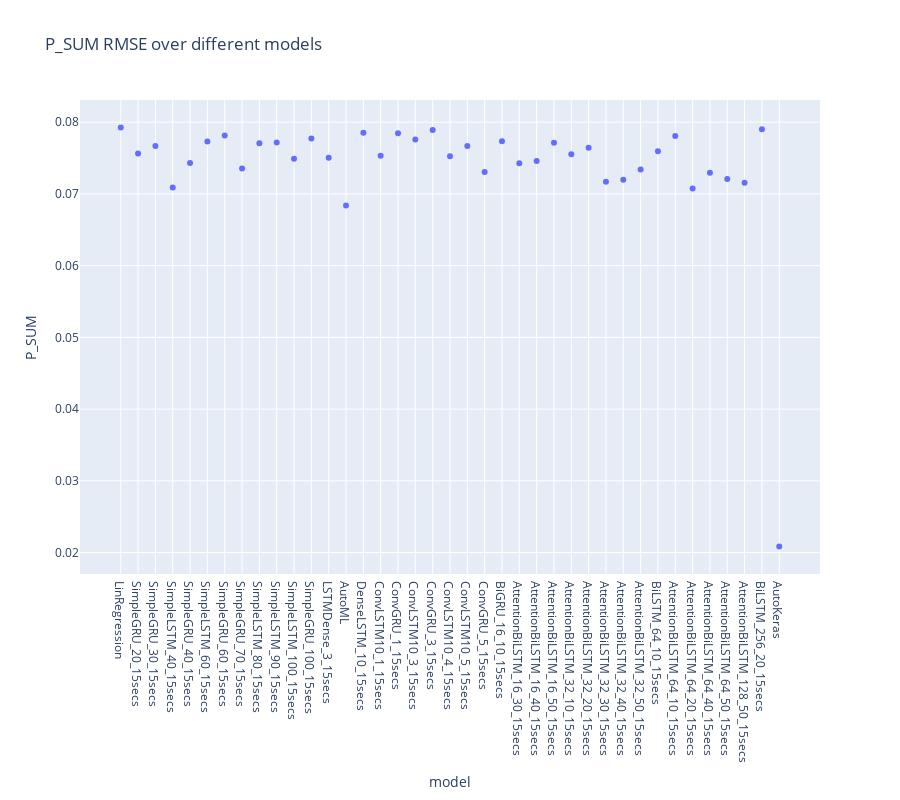
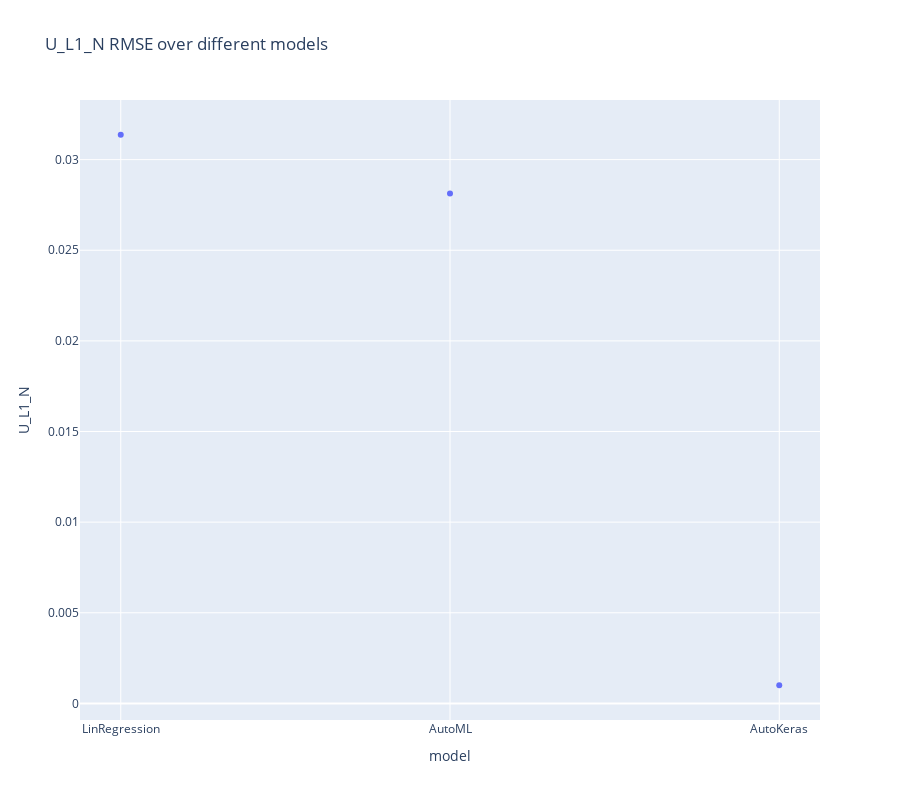
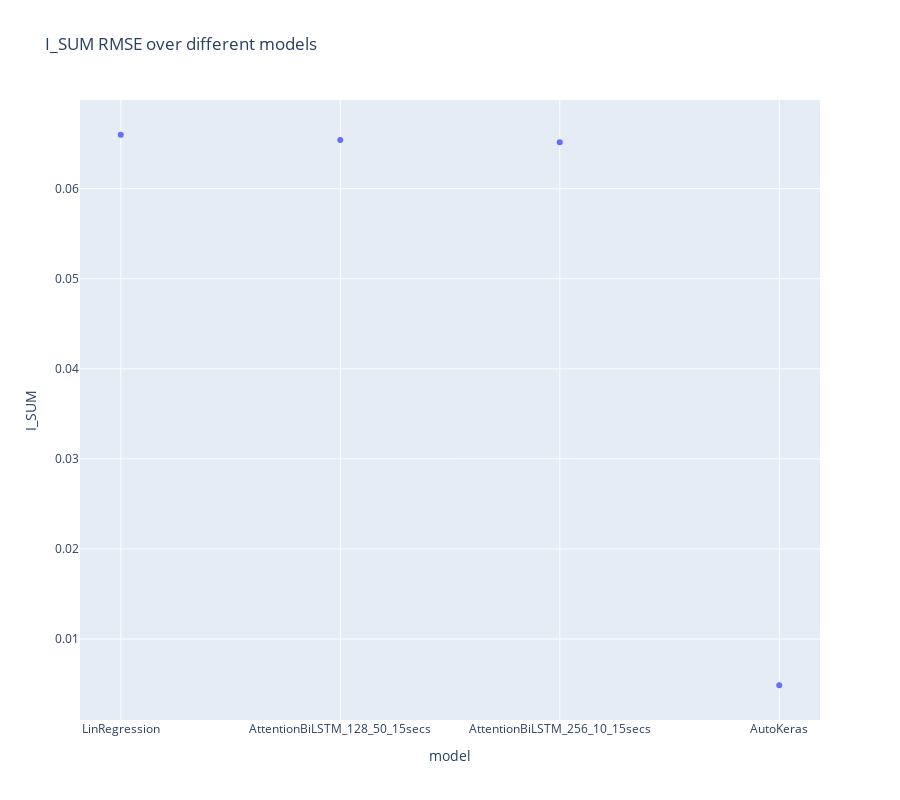
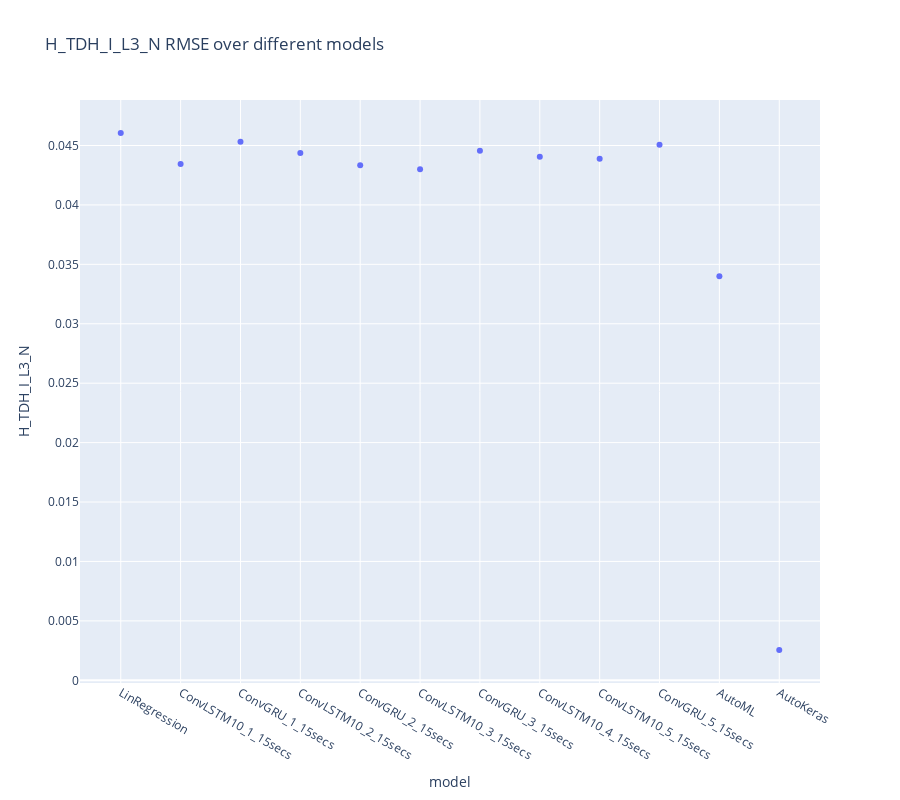

The notebook cell these images were saved under, in order:
### Code cell
import plotly.express as px
for i in range(df.shape[1]):
    df2 = df[df[df.columns[i]] <= control[i]]
    fig = px.scatter(df2, x=df2.index, y=df2.columns[i], height=800, title=df.columns[i] + ' RMSE over different models')
    fig.show()

### Figure 1 — Plotly figure (JSON) as saved in the notebook; plotly's stock layout.template omitted (floating-point values rounded to 4 significant figures)
{"data": [{"hovertemplate": "model=%{x}<br>P_SUM=%{y}<extra></extra>", "legendgroup": "", "marker": {"color": "#636efa", "symbol": "circle"}, "mode": "markers", "name": "", "orientation": "v", "showlegend": false, "type": "scatter", "x": ["LinRegression", "SimpleGRU_20_15secs", "SimpleGRU_30_15secs", "SimpleLSTM_40_15secs", "SimpleGRU_40_15secs", "SimpleLSTM_60_15secs", "SimpleGRU_60_15secs", "SimpleGRU_70_15secs", "SimpleLSTM_80_15secs", "SimpleLSTM_90_15secs", "SimpleLSTM_100_15secs", "SimpleGRU_100_15secs", "LSTMDense_3_15secs", "AutoML", "DenseLSTM_10_15secs", "ConvLSTM10_1_15secs", "ConvGRU_1_15secs", "ConvLSTM10_3_15secs", "ConvGRU_3_15secs", "ConvLSTM10_4_15secs", "ConvLSTM10_5_15secs", "ConvGRU_5_15secs", "BiGRU_16_10_15secs", "AttentionBiLSTM_16_30_15secs", "AttentionBiLSTM_16_40_15secs", "AttentionBiLSTM_16_50_15secs", "AttentionBiLSTM_32_10_15secs", "AttentionBiLSTM_32_20_15secs", "AttentionBiLSTM_32_30_15secs", "AttentionBiLSTM_32_40_15secs", "AttentionBiLSTM_32_50_15secs", "BiLSTM_64_10_15secs", "AttentionBiLSTM_64_10_15secs", "AttentionBiLSTM_64_20_15secs", "AttentionBiLSTM_64_40_15secs", "AttentionBiLSTM_64_50_15secs", "AttentionBiLSTM_128_50_15secs", "BiLSTM_256_20_15secs", "AutoKeras"], "xaxis": "x", "y": [0.07927, 0.07562, 0.07669, 0.0709, 0.07431, 0.07731, 0.07816, 0.07354, 0.07707, 0.07717, 0.07491, 0.07774, 0.07503, 0.0684, 0.07853, 0.07532, 0.07845, 0.07757, 0.07891, 0.07525, 0.07668, 0.07305, 0.07733, 0.07428, 0.07457, 0.07712, 0.07552, 0.07644, 0.0717, 0.07196, 0.07341, 0.07594, 0.07807, 0.07077, 0.07295, 0.07209, 0.07157, 0.07901, 0.02084], "yaxis": "y"}], "layout": {"height": 800, "legend": {"tracegroupgap": 0}, "title": {"text": "P_SUM RMSE over different models"}, "xaxis": {"anchor": "y", "domain": [0, 1], "title": {"text": "model"}}, "yaxis": {"anchor": "x", "domain": [0, 1], "title": {"text": "P_SUM"}}}}

### Figure 2 — Plotly figure (JSON) as saved in the notebook; plotly's stock layout.template omitted (floating-point values rounded to 4 significant figures)
{"data": [{"hovertemplate": "model=%{x}<br>U_L1_N=%{y}<extra></extra>", "legendgroup": "", "marker": {"color": "#636efa", "symbol": "circle"}, "mode": "markers", "name": "", "orientation": "v", "showlegend": false, "type": "scatter", "x": ["LinRegression", "AutoML", "AutoKeras"], "xaxis": "x", "y": [0.03137, 0.02814, 0.001001], "yaxis": "y"}], "layout": {"height": 800, "legend": {"tracegroupgap": 0}, "title": {"text": "U_L1_N RMSE over different models"}, "xaxis": {"anchor": "y", "domain": [0, 1], "title": {"text": "model"}}, "yaxis": {"anchor": "x", "domain": [0, 1], "title": {"text": "U_L1_N"}}}}

### Figure 3 — Plotly figure (JSON) as saved in the notebook; plotly's stock layout.template omitted (floating-point values rounded to 4 significant figures)
{"data": [{"hovertemplate": "model=%{x}<br>I_SUM=%{y}<extra></extra>", "legendgroup": "", "marker": {"color": "#636efa", "symbol": "circle"}, "mode": "markers", "name": "", "orientation": "v", "showlegend": false, "type": "scatter", "x": ["LinRegression", "AttentionBiLSTM_128_50_15secs", "AttentionBiLSTM_256_10_15secs", "AutoKeras"], "xaxis": "x", "y": [0.06599, 0.0654, 0.06515, 0.004862], "yaxis": "y"}], "layout": {"height": 800, "legend": {"tracegroupgap": 0}, "title": {"text": "I_SUM RMSE over different models"}, "xaxis": {"anchor": "y", "domain": [0, 1], "title": {"text": "model"}}, "yaxis": {"anchor": "x", "domain": [0, 1], "title": {"text": "I_SUM"}}}}

### Figure 4 — Plotly figure (JSON) as saved in the notebook; plotly's stock layout.template omitted (floating-point values rounded to 4 significant figures)
{"data": [{"hovertemplate": "model=%{x}<br>H_TDH_I_L3_N=%{y}<extra></extra>", "legendgroup": "", "marker": {"color": "#636efa", "symbol": "circle"}, "mode": "markers", "name": "", "orientation": "v", "showlegend": false, "type": "scatter", "x": ["LinRegression", "ConvLSTM10_1_15secs", "ConvGRU_1_15secs", "ConvLSTM10_2_15secs", "ConvGRU_2_15secs", "ConvLSTM10_3_15secs", "ConvGRU_3_15secs", "ConvLSTM10_4_15secs", "ConvLSTM10_5_15secs", "ConvGRU_5_15secs", "AutoML", "AutoKeras"], "xaxis": "x", "y": [0.04606, 0.04344, 0.04531, 0.04436, 0.04335, 0.04301, 0.04456, 0.04405, 0.04388, 0.04507, 0.034, 0.002541], "yaxis": "y"}], "layout": {"height": 800, "legend": {"tracegroupgap": 0}, "title": {"text": "H_TDH_I_L3_N RMSE over different models"}, "xaxis": {"anchor": "y", "domain": [0, 1], "title": {"text": "model"}}, "yaxis": {"anchor": "x", "domain": [0, 1], "title": {"text": "H_TDH_I_L3_N"}}}}
